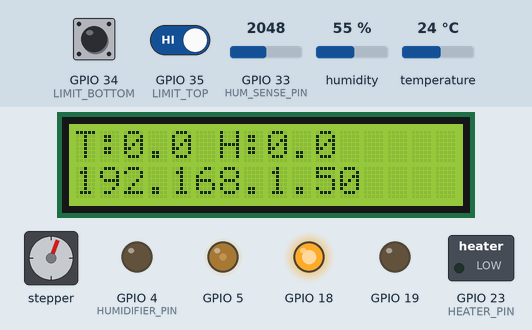
This program was run on a simulated ESP32. Parts: 16×2 character LCD, stepper motor, switched loads named in the program (green lamp = pin HIGH), output pins drawn as LEDs (lit = HIGH). Inputs (shaded band) come from the test bench; at power-on: humidity 55 %, temperature 24 °C, GPIO 35 (LIMIT_TOP) HIGH, GPIO 33 (HUM_SENSE_PIN) = 2048, GPIO 34 (LIMIT_BOTTOM) HIGH. WiFi joins after 1.5 s; servers stay silent unless stated; no MQTT or app messages arrive unless stated; web services answer with replies made up by the test bench; stepper angles assume 2048 steps per turn; what the program prints to the serial monitor is not drawn.

Above: at 3.7 s.
3.8 s: humidity set to 53 %
At 6.9 s:
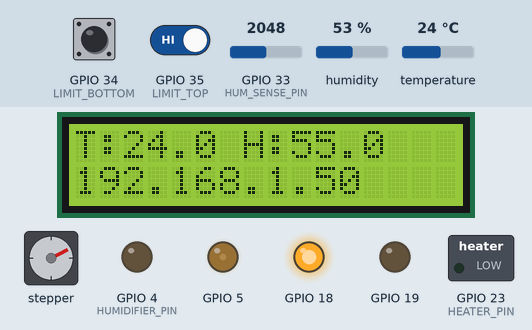
7.4 s: temperature set to 39.7 °C
At 11.2 s:
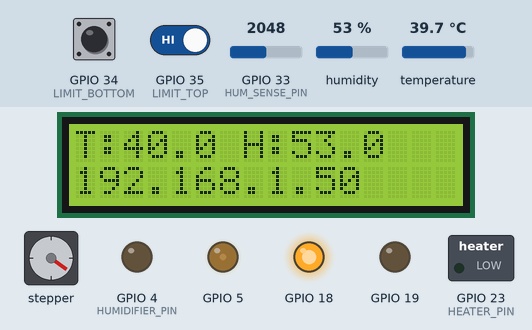
11.5 s: temperature set to 41.1 °C
At 14.1 s:
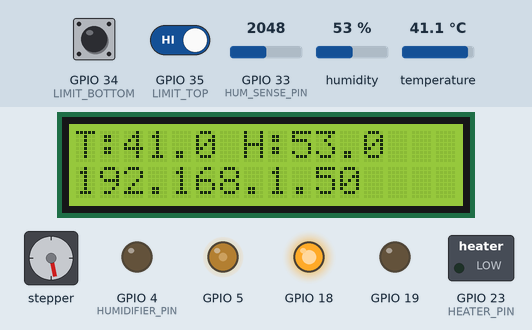
14.4 s: GPIO 35 (LIMIT_TOP) driven LOW
17.8 s: GPIO 33 (HUM_SENSE_PIN) set to 4095
At 24.5 s:
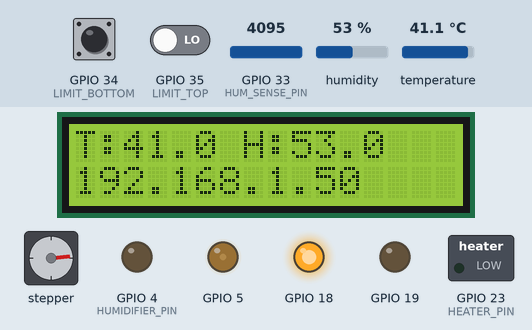
25.9 s: GPIO 34 (LIMIT_BOTTOM) pulled LOW for 1 s
At 28.2 s:
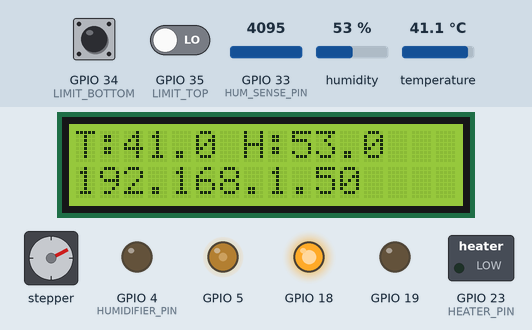
Timing chart, 0 to 33.0 s (numbered marks = the images above; inputs shaded):
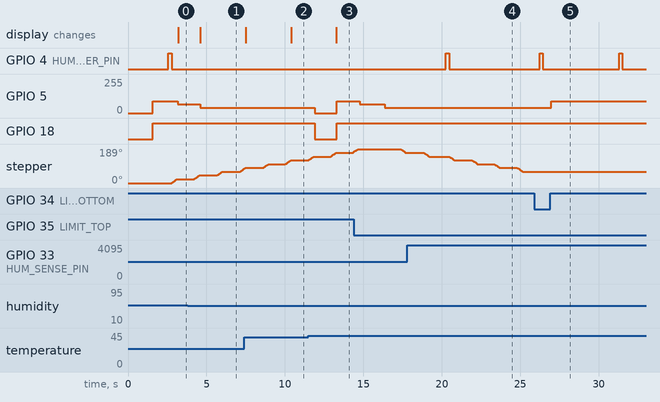

The program:

main.cpp
```cpp
#include <Arduino.h>
#include <WiFi.h>
#include <PubSubClient.h>
#include <Wire.h>
#include <LiquidCrystal_I2C.h>
#include <WiFiClientSecure.h>
#include <esp_task_wdt.h>
#include <esp_system.h>

#include "config.h"

#include "sensors/dht_sensor.h"
#include "sensors/humidifier_sensor.h"

#include "actuators/heater.h"
#include "actuators/fan.h"
#include "actuators/humidifier.h"
#include "actuators/stepper_turner.h"

#include "connectivity/telegram_client.h"

// ================= OBJECTS =================
WiFiClient        espClient;
PubSubClient      mqtt(espClient);
TelegramClient    tg;
LiquidCrystal_I2C lcd(LCD_ADDR, LCD_COLS, LCD_ROWS);

DHTSensor        dhtSensor(DHT_PIN, DHT_TYPE);
HumidifierSensor humSensor(HUM_SENSE_PIN);

Heater heater;
Fan          fan(FAN_EN, FAN_IN1, FAN_IN2);
Humidifier   humidifier(HUMIDIFIER_PIN, HUM_SENSE_PIN);
StepperTurner turner(IN1, IN3, IN2, IN4);

// ================= STATE =================
float temp     = 0;
float hum      = 0;
bool  heaterOn = false;   // ← added
bool  humOn    = false;   // ← added

unsigned long lastRead      = 0;
unsigned long lastPublish   = 0;
unsigned long lastHumToggle = 0;

// ================= I2C MUTEX =================
SemaphoreHandle_t i2cMutex = nullptr;

bool i2cLock()   { return xSemaphoreTake(i2cMutex, pdMS_TO_TICKS(50)) == pdTRUE; }
void i2cUnlock() { xSemaphoreGive(i2cMutex); }

void updateDisplay(float t, float h) {
    if (!i2cLock()) return;

    // ---------- Line 1: Temp + Humidity ----------
    lcd.setCursor(0, 0);
    lcd.print("T:");
    lcd.print(t, 1);
    lcd.print(" H:");
    lcd.print(h, 1);
    lcd.print("    "); // clears leftovers

    // ---------- Line 2: IP + basic status ----------
    lcd.setCursor(0, 1);

    if (WiFi.status() == WL_CONNECTED) {
        lcd.print(WiFi.localIP());
    } else {
        lcd.print("WiFi: DISCONNECTED");
    }

    // pad to clear old characters
    lcd.print("                ");

    i2cUnlock();
}

// ================= MQTT =================
void callback(char* topic, byte* payload, unsigned int length) {

    // Convert topic once (cheap)
    const char* t = topic;

    // Build payload safely without String concatenation loop
    char msg[16];  // adjust if needed
    unsigned int len = (length < sizeof(msg) - 1) ? length : sizeof(msg) - 1;

    memcpy(msg, payload, len);
    msg[len] = '\0';

    bool on = (msg[0] == '1');

    if (strcmp(t, "incubator/control/heater") == 0) {
    }
    else if (strcmp(t, "incubator/control/humidifier") == 0) {
        humidifier.forcePulse(on);
    }
    else if (strcmp(t, "incubator/control/turn") == 0) {
        turner.start();
    }
}

void reconnect() {
    static unsigned long lastAttempt = 0;

    // Already connected
    if (mqtt.connected()) return;

    // Wait between attempts (non-blocking)
    if (millis() - lastAttempt < 5000) return;
    lastAttempt = millis();

    // IMPORTANT: ensure WiFi is up first
    if (WiFi.status() != WL_CONNECTED) {
        Serial.println("[MQTT] WiFi not ready, skipping connect");
        return;
    }

    Serial.println("[MQTT] attempting connect...");

    // Optional: short timeout behavior depends on library, but this helps watchdog safety
    bool ok = mqtt.connect("ESP32_INCUBATOR");

    if (ok) {
        mqtt.subscribe("incubator/control/#");
        Serial.println("[MQTT] connected");
    } else {
        Serial.printf("[MQTT] failed rc=%d\n", mqtt.state());
    }
}

// ================= SETUP =================
void setup() {
    Serial.begin(115200);

    Wire.begin();
    i2cMutex = xSemaphoreCreateMutex();
    lcd.init();
    lcd.backlight();

    esp_task_wdt_init(10, true);
    esp_task_wdt_add(NULL);

    Serial.println();
    Serial.printf("Reset reason: %d\n", esp_reset_reason());

    heater.begin(HEATER_PIN);


    fan.begin();
    humidifier.begin();
    humSensor.begin();
    dhtSensor.begin();
    turner.begin();

    // WiFi before tg.begin() — TLS needs it
    WiFi.begin(WIFI_SSID, WIFI_PASSWORD);
    Serial.print("[WiFi] connecting");
    while (WiFi.status() != WL_CONNECTED) {
        delay(300);
        esp_task_wdt_reset();
        Serial.print(".");
    }
    Serial.println(" connected");

    // wire live variable addresses — must be after globals are declared
    SystemRefs sysRefs;
    sysRefs.temp            = &temp;
    sysRefs.hum             = &hum;
    sysRefs.heaterState     = &heaterOn;
    sysRefs.humidifierState = &humOn;
    tg.begin(BOT_TOKEN, CHAT_ID, sysRefs);

    mqtt.setServer(MQTT_SERVER, MQTT_PORT);
    mqtt.setCallback(callback);

    turner.start();

    Serial.println("BOOT DONE");
    Serial.println("BUILD: " + String(__DATE__) + " " + String(__TIME__));
}

// ================= LOOP =================
void loop() {
    esp_task_wdt_reset();

    unsigned long now = millis();

    //================ FAN SCHEDULER =================
    static unsigned long bootTime = now;
    static unsigned long lastHourly = 0;
    static bool hourlyActive = false;

    bool bootBurst = (now - bootTime) < 9000;

    if (lastHourly == 0) lastHourly = now;

    if (now - lastHourly >= 3600000UL) {
        lastHourly = now;
        hourlyActive = true;
    }

    if (hourlyActive && (now - lastHourly < 9000)) {
        hourlyActive = true;
    } else {
        hourlyActive = false;
    }

    bool emergency = (temp > 40.0f) || (hum > 80.0f);

    bool fanEnabled = bootBurst || hourlyActive || emergency;

    fan.update(fanEnabled, 90, turner.isMoving(), emergency, true);

    //================ MQTT =================
    reconnect();
    if (mqtt.connected()) mqtt.loop();

    //================ SENSORS =================
    if (now - lastRead >= SENSOR_READ_INTERVAL) {
        dhtSensor.update();
        lastRead = now;
    }

    temp = dhtSensor.getTemperature();
    hum  = dhtSensor.getHumidity();

    //================ HEATER =================


    heater.update(temp);

    //================ HUMIDIFIER ADC =================
    HumState adcState = humSensor.readState();
    bool adcHumOn = (adcState == HUM_MODE1 || adcState == HUM_MODE2);
    humOn = adcHumOn;

    //================ HUMIDIFIER CONTROL =================
    bool wantOn;

    if (tg.tgState.humOverride) {
        wantOn = tg.tgState.humForceOn;
    } else {
        wantOn = (hum < HUM_ON_THRESHOLD);
    }

    if (now - lastHumToggle > HUM_TOGGLE_GUARD) {
        if (wantOn && !adcHumOn) {
            humidifier.forcePulse(true);
            lastHumToggle = now;
        } else if (!wantOn && adcHumOn) {
            humidifier.forcePulse(false);
            lastHumToggle = now;
        }
    }

    humidifier.update(false, hum);

    //================ STEPPER =================
    turner.update();

    //================ DISPLAY =================
    updateDisplay(temp, hum);

    //================ TELEGRAM =================
    IncubatorState state;
    state.temp       = temp;
    state.hum        = hum;
    state.heater     = heaterOn;
    state.humidifier = humOn;
    state.fan        = fanEnabled;
    tg.update(state);

    //================ MQTT PUBLISH =================
    if (now - lastPublish > 3000) {
        String payload = "{";
        payload += "\"temp\":" + String(temp, 1) + ",";
        payload += "\"hum\":"  + String(hum, 1);
        payload += "}";

        if (mqtt.connected())
            mqtt.publish("incubator/data", payload.c_str());

        lastPublish = now;
    }

    delay(5);
}
```

fan.cpp
```cpp
#include "actuators/fan.h"
#include "config.h"

Fan::Fan(uint8_t en, uint8_t i1, uint8_t i2)
    : enPin(en), in1(i1), in2(i2) {}

void Fan::begin() {
    pinMode(in1, OUTPUT);
    pinMode(in2, OUTPUT);

    ledcSetup(FAN_PWM_CHANNEL, 5000, 8);
    ledcAttachPin(enPin, FAN_PWM_CHANNEL);

    digitalWrite(in1, LOW);
    digitalWrite(in2, LOW);

    ledcWrite(FAN_PWM_CHANNEL, 0);
}

void Fan::update(bool enabled,
                 int speed,
                 bool moving,
                 bool emergency,
                 bool circulation) {

    const int MAX_PWM = 90;   // HARD LIMIT to avoid brownout

    bool shouldRun = enabled;

    if (!shouldRun) {
        ledcWrite(FAN_PWM_CHANNEL, 0);
        digitalWrite(in1, LOW);
        digitalWrite(in2, LOW);

        running = false;
        ramping = false;
        return;
    }

    digitalWrite(in1, HIGH);
    digitalWrite(in2, LOW);

    if (!running) {
        running = true;
        ramping = true;
        rampStart = millis();
    }

    int targetPWM = moving ? 40 : speed;
    targetPWM = constrain(targetPWM, 0, MAX_PWM);

    unsigned long t = millis() - rampStart;

    if (ramping && t < 3000) {
        int pwm = map(
            t, 0, 3000,
            FAN_SOFTSTART_PWM,
            targetPWM
        );

        pwm = constrain(pwm, 0, MAX_PWM);

        ledcWrite(FAN_PWM_CHANNEL, pwm);
        return;
    }

    ramping = false;

    ledcWrite(FAN_PWM_CHANNEL, targetPWM);
}
```

fan.h
```cpp
#pragma once
#include <Arduino.h>

class Fan {
public:
    Fan(uint8_t en, uint8_t i1, uint8_t i2);

    void begin();

    void update(bool enabled,
                int speed,
                bool moving,
                bool emergency,
                bool circulation);

private:
    uint8_t enPin, in1, in2;

    bool running = false;
    bool ramping = false;

    unsigned long rampStart = 0;
};
```

heater.cpp
```cpp
#include "heater.h"

constexpr float HEATER_ON_TEMP  = 37.2f;
constexpr float HEATER_OFF_TEMP = 37.5f;

void Heater::begin(uint8_t pin) {
    _pin = pin;
    pinMode(_pin, OUTPUT);
    digitalWrite(_pin, LOW);
    _state = false;
    _lastSwitch = millis();
}

void Heater::update(float temp) {

    uint32_t now = millis();

    if (now - _lastSwitch < MIN_INTERVAL) return;

    if (!_state && temp <= HEATER_ON_TEMP) {
        _state = true;
        _lastSwitch = now;
        digitalWrite(_pin, HIGH);
    }

    else if (_state && temp >= HEATER_OFF_TEMP) {
        _state = false;
        _lastSwitch = now;
        digitalWrite(_pin, LOW);
    }
}

bool Heater::isOn() {
    return _state;
}
```

heater.h
```cpp
#pragma once
#include <Arduino.h>

class Heater {
public:
    void begin(uint8_t pin);
    void update(float temp);
    bool isOn();

private:
    uint8_t _pin;
    bool _state = false;
    uint32_t _lastSwitch = 0;
    static constexpr uint32_t MIN_INTERVAL = 30000;
};
```

humidifier.cpp
```cpp
#include "actuators/humidifier.h"
#include "config.h"
#include <esp_task_wdt.h>

Humidifier::Humidifier(uint8_t p,
                       uint8_t s)
    : pin(p), sensePin(s) {}

void Humidifier::begin() {
    pinMode(pin, OUTPUT);
    digitalWrite(pin, LOW);
}

void Humidifier::pulse(int ms) {
    digitalWrite(pin, HIGH);
    delay(ms);
    digitalWrite(pin, LOW);
}

HumState Humidifier::getState() const {
    return state;
}

void Humidifier::forcePulse(bool on) {
    pulse(on ? 200 : 200);
}

void Humidifier::update(bool autoMode,
                        float humidity) {

    unsigned long now = millis();

    // --- simple control logic (same behavior) ---
    if (autoMode) {
        if (humidity < HUM_LOW)
            desired = true;

        if (humidity > HUM_HIGH)
            desired = false;
    }

    // --- ADC-based real state read is simplified here ---
    float v = analogRead(sensePin) *
              3.3f / 4095.0f;

    state = (v > 3.0f)
            ? HUM_OFF
            : HUM_MODE1;

    assumedOn = (state != HUM_OFF);

    // --- burst protection ---
    if (assumedOn && onSince == 0)
        onSince = now;

    if (assumedOn &&
        now - onSince > HUM_BURST_MS) {

        desired = false;
        cooldown = true;
        offSince = now;
        onSince = 0;
    }

    if (cooldown &&
        now - offSince > HUM_COOLDOWN_MS) {

        cooldown = false;
    }

    // --- switching logic ---
    if (cooldown) return;

    if (desired && !assumedOn) {
        pulse(200);
        onSince = now;
    }

    if (!desired && assumedOn) {
        pulse(200);
        cooldown = true;
        offSince = now;
        onSince = 0;
    }

    esp_task_wdt_reset();
}
```

humidifier.h
```cpp
#pragma once
#include <Arduino.h>
#include "sensors/humidifier_sensor.h"

class Humidifier {
public:
    Humidifier(uint8_t pin,
               uint8_t sensePin);

    void begin();

    void update(bool autoMode,
                float humidity);

    void forcePulse(bool on);

    HumState getState() const;

private:
    void pulse(int ms = 200);

    uint8_t pin;
    uint8_t sensePin;

    bool desired = false;
    bool assumedOn = false;

    bool cooldown = false;

    unsigned long onSince = 0;
    unsigned long offSince = 0;

    HumState state = HUM_OFF;
};
```

stepper_turner.cpp
```cpp
#include "actuators/stepper_turner.h"
#include "config.h"

StepperTurner::StepperTurner(
    uint8_t i1,
    uint8_t i2,
    uint8_t i3,
    uint8_t i4
)
: stepper(STEPS_PER_REV, i1, i2, i3, i4),
  in1(i1),
  in2(i2),
  in3(i3),
  in4(i4)
{
}

void StepperTurner::begin() {

    pinMode(in1, OUTPUT);
    pinMode(in2, OUTPUT);
    pinMode(in3, OUTPUT);
    pinMode(in4, OUTPUT);

    pinMode(LIMIT_TOP, INPUT);
    pinMode(LIMIT_BOTTOM, INPUT);

    stepper.setSpeed(10);

    releaseStepper();
}

void StepperTurner::start() {

    active = true;
    movingUp = true;
    swingsDone = 0;

    Serial.println("TURN START");
}

void StepperTurner::stop() {

    active = false;

    releaseStepper();

    Serial.println("TURN STOP");
}

bool StepperTurner::isMoving() const {
    return active;
}

void StepperTurner::releaseStepper() {

    digitalWrite(in1, LOW);
    digitalWrite(in2, LOW);
    digitalWrite(in3, LOW);
    digitalWrite(in4, LOW);
}

void StepperTurner::update() {

    if (!active)
        return;

    bool topHit = !digitalRead(LIMIT_TOP);
    bool bottomHit = !digitalRead(LIMIT_BOTTOM);

    if (movingUp) {

        if (topHit) {

            Serial.println("TOP HIT");

            releaseStepper();
            delay(500);

            movingUp = false;
            swingsDone++;
        }
        else {

            stepper.step(STEPS_PER_CHUNK);
        }
    }
    else {

        if (bottomHit) {

            Serial.println("BOTTOM HIT");

            releaseStepper();
            delay(500);

            movingUp = true;
            swingsDone++;
        }
        else {

            stepper.step(-STEPS_PER_CHUNK);
        }
    }

    if (swingsDone >= 2) {

        Serial.println("TURN COMPLETE");

        active = false;

        releaseStepper();
    }
}
```

stepper_turner.h
```cpp
#pragma once

#include <Arduino.h>
#include <Stepper.h>

class StepperTurner {
public:
    StepperTurner(
        uint8_t i1,
        uint8_t i2,
        uint8_t i3,
        uint8_t i4
    );

    void begin();
    void update();

    void start();
    void stop();

    bool isMoving() const;

private:
    void releaseStepper();

    Stepper stepper;

    uint8_t in1;
    uint8_t in2;
    uint8_t in3;
    uint8_t in4;

    bool active = false;
    bool movingUp = true;

    int swingsDone = 0;
};
```

telegram_client.h
```cpp
#pragma once
#include <Arduino.h>
#include "telegram_commands.h"

struct IncubatorState {
    float temp;
    float hum;
    bool  heater;
    bool  humidifier;
    bool  fan;
};

class TelegramClient {
public:
    void begin(const char* botToken, const char* chatId,
               SystemRefs sysRefs);          // pass refs once at init

    // call from loop() — returns instantly, task does the work
    void update(const IncubatorState& state);

    void sendMessage(const String& msg);     // public for alerts from main

    // expose tgState so main.cpp can read humOverride etc.
    TelegramState tgState;

private:
    String token;
    String chatId;
    long   lastUpdateId = 0;

    SystemRefs     _sys   = {};
    IncubatorState _snap  = {};
    portMUX_TYPE   _mux   = portMUX_INITIALIZER_UNLOCKED;
    TaskHandle_t   _task  = nullptr;

    String sendRequest (const String& url);
    static String urlEncode(const String& s);
    static void   taskEntry(void* pv);
    void          taskLoop();
};
```

telegram_commands.h
```cpp
#pragma once

#include <Arduino.h>

// ================= FULL DEFINITIONS =================

struct SystemRefs {
    float* temp = nullptr;
    float* hum  = nullptr;

    bool* heaterState     = nullptr;
    bool* humidifierState = nullptr;
};

struct TelegramState {
    bool autoMode = true;

    bool humOverride = false;
    bool humForceOn = false;
    unsigned long humOverrideUntil = 0;

    bool fanOverride = false;
    bool fanForceOn = false;
    bool fanBurstEnabled = true;
};

// ================= API =================

void handleTelegramCommand(const String& cmd,
                           TelegramState& tgState,
                           SystemRefs& sys);

String buildStatus(const TelegramState& tgState,
                   const SystemRefs& sys);
```

dht_sensor.cpp
```cpp
#include "sensors/dht_sensor.h"

DHTSensor::DHTSensor(uint8_t pin,
                     uint8_t type)
    : dht(pin, type) {}

void DHTSensor::begin() {
    dht.begin();
}

void DHTSensor::update() {
    float t = dht.readTemperature();
    float h = dht.readHumidity();

    if (!isnan(t)) {
        temperature = t;
    }

    if (!isnan(h)) {
        humidity = h;
    }
}

float DHTSensor::getTemperature() const {
    return temperature;
}

float DHTSensor::getHumidity() const {
    return humidity;
}
```

dht_sensor.h
```cpp
#pragma once

#include <DHT.h>

class DHTSensor {
public:
    DHTSensor(uint8_t pin, uint8_t type);

    void begin();
    void update();

    float getTemperature() const;
    float getHumidity() const;

private:
    DHT dht;

    float temperature = 0.0f;
    float humidity    = 0.0f;
};
```

humidifier_sensor.h
```cpp
#ifndef HUMIDIFIER_SENSOR_H
#define HUMIDIFIER_SENSOR_H

#include <Arduino.h>

enum HumState {
    HUM_OFF,
    HUM_MODE1,
    HUM_MODE2
};

class HumidifierSensor {
public:
    HumidifierSensor(uint8_t adcPin);

    void begin();
    HumState readState();
    String stateToString(HumState state);

private:
    uint8_t pin;
};

#endif
```

Source omitted: telegram_client.cpp (5502 bytes), telegram_commands.cpp (2999 bytes), humidifier_sensor.cpp (1093 bytes), config.h (2717 bytes)

Measured:
- the behaviour switches between 55 and 54 % on humidity (found by bisection; images 0 and 1)
- the behaviour switches between 40.4 and 40.5 °C on temperature (found by bisection; images 2 and 3)
- after the input at 3.8 s, GPIO 4 (HUMIDIFIER_PIN): stays LOW (without the input it goes to HIGH after 3.3 s)
- after the input at 7.4 s, the display: first differs from a run without the input after 3.0 s (image 2)
- after the input at 11.5 s, the display: changes after 1.8 s (image 3)
- after the input at 17.8 s, GPIO 4 (HUMIDIFIER_PIN): LOW → HIGH after 2.5 s, → LOW 0.20 s later
- after the input at 25.9 s, GPIO 5: 40/255 → 90/255 after 1.1 s; stepper: stays 63° (without the input it goes to 61° after 0.55 s)
